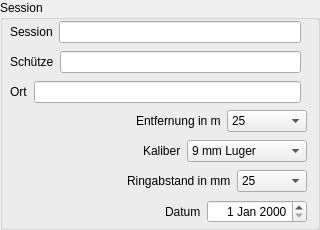
       <widget class="QGroupBox" name="groupBoxSession">
        <property name="sizePolicy">
         <sizepolicy hsizetype="Preferred" vsizetype="Maximum">
          <horstretch>0</horstretch>
          <verstretch>0</verstretch>
         </sizepolicy>
        </property>
        <property name="minimumSize">
         <size>
          <width>0</width>
          <height>230</height>
         </size>
        </property>
        <property name="maximumSize">
         <size>
          <width>16777215</width>
          <height>230</height>
         </size>
        </property>
        <property name="title">
         <string>Session</string>
        </property>
        <widget class="QWidget" name="layoutWidget">
         <property name="geometry">
          <rect>
           <x>0</x>
           <y>110</y>
           <width>311</width>
           <height>24</height>
          </rect>
         </property>
         <layout class="QFormLayout" name="formLayout_3">
          <property name="formAlignment">
           <set>Qt::AlignRight|Qt::AlignTop|Qt::AlignTrailing</set>
          </property>
          <property name="rightMargin">
           <number>10</number>
          </property>
          <item row="0" column="0">
           <widget class="QLabel" name="label_2">
            <property name="text">
             <string>Entfernung in m</string>
            </property>
           </widget>
          </item>
          <item row="0" column="1">
           <widget class="QComboBox" name="comboBoxDistance">
            <property name="maximumSize">
             <size>
              <width>80</width>
              <height>16777215</height>
             </size>
            </property>
            <property name="currentIndex">
             <number>5</number>
            </property>
            <item>
             <property name="text">
              <string>5</string>
             </property>
            </item>
            <item>
             <property name="text">
              <string>7.5</string>
             </property>
            </item>
            <item>
             <property name="text">
              <string>10</string>
             </property>
            </item>
            <item>
             <property name="text">
              <string>15</string>
             </property>
            </item>
            <item>
             <property name="text">
              <string>20</string>
             </property>
            </item>
            <item>
             <property name="text">
              <string>25</string>
             </property>
            </item>
            <item>
             <property name="text">
              <string>30</string>
             </property>
            </item>
            <item>
             <property name="text">
              <string>50</string>
             </property>
            </item>
            <item>
             <property name="text">
              <string>100</string>
             </property>
            </item>
            <item>
             <property name="text">
              <string>200</string>
             </property>
            </item>
           </widget>
          </item>
         </layout>
        </widget>
        <widget class="QWidget" name="layoutWidget_2">
         <property name="geometry">
          <rect>
           <x>0</x>
           <y>140</y>
           <width>311</width>
           <height>24</height>
          </rect>
         </property>
         <layout class="QFormLayout" name="formLayout_4">
          <property name="formAlignment">
           <set>Qt::AlignRight|Qt::AlignTop|Qt::AlignTrailing</set>
          </property>
          <property name="rightMargin">
           <number>10</number>
          </property>
          <item row="0" column="0">
           <widget class="QLabel" name="label_3">
            <property name="text">
             <string>Kaliber</string>
            </property>
           </widget>
          </item>
          <item row="0" column="1">
           <widget class="QComboBox" name="comboBox_Kaliber">
            <property name="sizePolicy">
             <sizepolicy hsizetype="Maximum" vsizetype="Fixed">
              <horstretch>0</horstretch>
              <verstretch>0</verstretch>
             </sizepolicy>
            </property>
            <property name="minimumSize">
             <size>
              <width>80</width>
              <height>0</height>
             </size>
            </property>
            <property name="maximumSize">
             <size>
              <width>120</width>
              <height>16777215</height>
             </size>
            </property>
            <property name="currentIndex">
             <number>0</number>
            </property>
            <item>
             <property name="text">
              <string>9 mm Luger</string>
             </property>
            </item>
            <item>
             <property name="text">
              <string>.38 sp</string>
             </property>
            </item>
            <item>
             <property name="text">
              <string>.38 sp WC</string>
             </property>
            </item>
            <item>
             <property name="text">
              <string>.357 Magnum</string>
             </property>
            </item>
           </widget>
          </item>
         </layout>
        </widget>
        <widget class="QWidget" name="layoutWidget_3">
         <property name="geometry">
          <rect>
           <x>0</x>
           <y>200</y>
           <width>311</width>
           <height>26</height>
          </rect>
         </property>
         <layout class="QFormLayout" name="formLayout_5">
          <property name="formAlignment">
           <set>Qt::AlignRight|Qt::AlignTop|Qt::AlignTrailing</set>
          </property>
          <property name="rightMargin">
           <number>10</number>
          </property>
          <item row="0" column="0">
           <widget class="QLabel" name="label_4">
            <property name="text">
             <string>Datum</string>
            </property>
           </widget>
          </item>
          <item row="0" column="1">
           <widget class="QDateEdit" name="dateEdit">
            <property name="maximumSize">
             <size>
              <width>100</width>
              <height>16777215</height>
             </size>
            </property>
            <property name="alignment">
             <set>Qt::AlignRight|Qt::AlignTrailing|Qt::AlignVCenter</set>
            </property>
           </widget>
          </item>
         </layout>
        </widget>
        <widget class="QWidget" name="layoutWidget_4">
         <property name="geometry">
          <rect>
           <x>0</x>
           <y>50</y>
           <width>311</width>
           <height>24</height>
          </rect>
         </property>
         <layout class="QFormLayout" name="formLayout_6">
          <property name="formAlignment">
           <set>Qt::AlignRight|Qt::AlignTrailing|Qt::AlignVCenter</set>
          </property>
          <property name="leftMargin">
           <number>10</number>
          </property>
          <property name="rightMargin">
           <number>10</number>
          </property>
          <item row="0" column="0">
           <widget class="QLabel" name="label_5">
            <property name="text">
             <string>Schütze</string>
            </property>
           </widget>
          </item>
          <item row="0" column="1">
           <widget class="QLineEdit" name="lineEditSchuetze">
            <property name="minimumSize">
             <size>
              <width>200</width>
              <height>0</height>
             </size>
            </property>
            <property name="alignment">
             <set>Qt::AlignLeading|Qt::AlignLeft|Qt::AlignVCenter</set>
            </property>
           </widget>
          </item>
         </layout>
        </widget>
        <widget class="QWidget" name="layoutWidget">
         <property name="geometry">
          <rect>
           <x>0</x>
           <y>20</y>
           <width>311</width>
           <height>24</height>
          </rect>
         </property>
         <layout class="QFormLayout" name="formLayout_2">
          <property name="labelAlignment">
           <set>Qt::AlignLeading|Qt::AlignLeft|Qt::AlignVCenter</set>
          </property>
          <property name="formAlignment">
           <set>Qt::AlignRight|Qt::AlignTrailing|Qt::AlignVCenter</set>
          </property>
          <property name="leftMargin">
           <number>10</number>
          </property>
          <property name="rightMargin">
           <number>10</number>
          </property>
          <item row="0" column="0">
           <widget class="QLabel" name="label">
            <property name="text">
             <string>Session</string>
            </property>
           </widget>
          </item>
          <item row="0" column="1">
           <widget class="QLineEdit" name="lineEditSession">
            <property name="sizePolicy">
             <sizepolicy hsizetype="Expanding" vsizetype="Fixed">
              <horstretch>0</horstretch>
              <verstretch>0</verstretch>
             </sizepolicy>
            </property>
            <property name="minimumSize">
             <size>
              <width>200</width>
              <height>0</height>
             </size>
            </property>
            <property name="alignment">
             <set>Qt::AlignLeading|Qt::AlignLeft|Qt::AlignVCenter</set>
            </property>
           </widget>
          </item>
         </layout>
        </widget>
        <widget class="QWidget" name="layoutWidget_6">
         <property name="geometry">
          <rect>
           <x>0</x>
           <y>80</y>
           <width>311</width>
           <height>24</height>
          </rect>
         </property>
         <layout class="QFormLayout" name="formLayout_9">
          <property name="labelAlignment">
           <set>Qt::AlignLeading|Qt::AlignLeft|Qt::AlignVCenter</set>
          </property>
          <property name="formAlignment">
           <set>Qt::AlignRight|Qt::AlignTrailing|Qt::AlignVCenter</set>
          </property>
          <property name="leftMargin">
           <number>10</number>
          </property>
          <property name="rightMargin">
           <number>10</number>
          </property>
          <item row="0" column="0">
           <widget class="QLabel" name="label_8">
            <property name="text">
             <string>Ort</string>
            </property>
           </widget>
          </item>
          <item row="0" column="1">
           <widget class="QLineEdit" name="lineEditOrt">
            <property name="minimumSize">
             <size>
              <width>200</width>
              <height>0</height>
             </size>
            </property>
            <property name="alignment">
             <set>Qt::AlignLeading|Qt::AlignLeft|Qt::AlignVCenter</set>
            </property>
           </widget>
          </item>
         </layout>
        </widget>
        <widget class="QWidget" name="layoutWidget_8">
         <property name="geometry">
          <rect>
           <x>0</x>
           <y>170</y>
           <width>311</width>
           <height>24</height>
          </rect>
         </property>
         <layout class="QFormLayout" name="formLayout_10">
          <property name="labelAlignment">
           <set>Qt::AlignLeading|Qt::AlignLeft|Qt::AlignVCenter</set>
          </property>
          <property name="formAlignment">
           <set>Qt::AlignRight|Qt::AlignTop|Qt::AlignTrailing</set>
          </property>
          <property name="rightMargin">
           <number>10</number>
          </property>
          <item row="0" column="0">
           <widget class="QLabel" name="label_9">
            <property name="text">
             <string>Ringabstand in mm</string>
            </property>
           </widget>
          </item>
          <item row="0" column="1">
           <widget class="QComboBox" name="comboBoxRingabstand">
            <property name="sizePolicy">
             <sizepolicy hsizetype="Maximum" vsizetype="Fixed">
              <horstretch>0</horstretch>
              <verstretch>0</verstretch>
             </sizepolicy>
            </property>
            <property name="minimumSize">
             <size>
              <width>0</width>
              <height>0</height>
             </size>
            </property>
            <property name="maximumSize">
             <size>
              <width>70</width>
              <height>16777215</height>
             </size>
            </property>
            <property name="currentIndex">
             <number>4</number>
            </property>
            <item>
             <property name="text">
              <string>5</string>
             </property>
            </item>
            <item>
             <property name="text">
              <string>10</string>
             </property>
            </item>
            <item>
             <property name="text">
              <string>15</string>
             </property>
            </item>
            <item>
             <property name="text">
              <string>20</string>
             </property>
            </item>
            <item>
             <property name="text">
              <string>25</string>
             </property>
            </item>
           </widget>
          </item>
         </layout>
        </widget>
       </widget>
